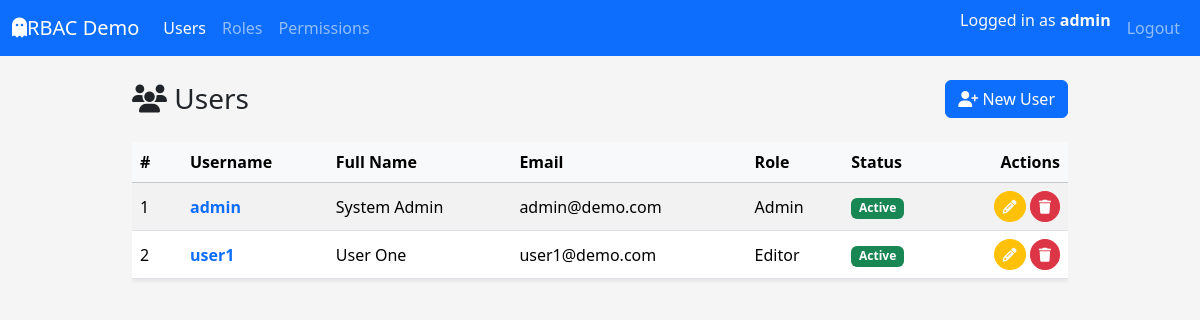
Before: /users/ (signed in) with the older database file.
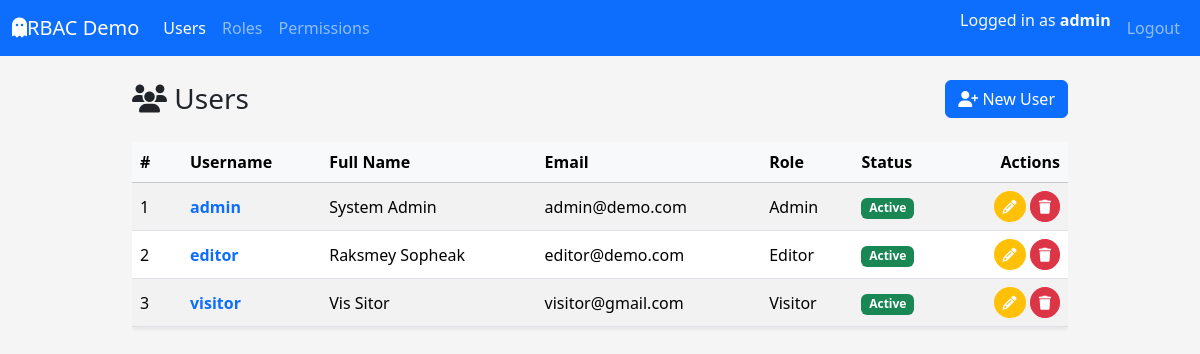
After: the same page with the newer database file.
### app/models/user.py (models this page shows, shortened)
class UserTable(UserMixin,db.Model):
    __tablename__ = "tbl_users"
    id = db.Column(db.Integer, primary_key=True)
    username = db.Column(db.String(80), unique=True, nullable=False)
    email = db.Column(db.String(120), unique=True, nullable=False)
    fullname = db.Column(db.String(120), nullable=False)
    is_active = db.Column(db.Boolean, default=True, nullable=False)
    password_hash = db.Column(db.String(255), nullable=False)
    created_at = db.Column(db.DateTime, default=datetime.utcnow, nullable=False)
    updated_at = db.Column(
        db.DateTime, default=datetime.utcnow, onupdate=datetime.utcnow, nullable=False
    )
    roles = db.relationship("RoleTable", secondary=tbl_user_roles, back_populates="users")
    def get_permission_codes(self) -> set[str]:
        return {perm.code for role in self.roles for perm in role.permissions}
    def has_permission(self, permission_code: str) -> bool:
        return permission_code in self.get_permission_codes()

### app/models/role.py (models this page shows, shortened)
class RoleTable(db.Model):
    __tablename__ = "tbl_roles"
    id = db.Column(db.Integer, primary_key=True)
    name = db.Column(db.String(80), unique=True, nullable=False)
    description = db.Column(db.String(255))
    created_at = db.Column(db.DateTime, default=datetime.utcnow, nullable=False)
    updated_at = db.Column(
        db.DateTime, default=datetime.utcnow, onupdate=datetime.utcnow, nullable=False
    )
    users = db.relationship("UserTable", secondary=tbl_user_roles, back_populates="roles")
    permissions = db.relationship("PermissionTable", secondary=tbl_role_permissions, back_populates="roles")

### app/routes/user_routes.py (the view)
@user_bp.route("/")
@login_required
@permission_required(Perm.USER_READ)
def index():
    users = UserService.get_all_users()
    return render_template("users/index.html", users=users)

### app/services/user_service.py (called while the page is built)
    @staticmethod
    def get_all_users() -> List[UserTable]:
        return UserTable.query.order_by(UserTable.id.asc()).all()

### app/templates/users/index.html (shortened to what this page needs)
{% extends "layouts/base.html" %}  {% block content %}
<div class="d-flex justify-content-between align-items-center mb-4">
  <h1 class="h3 mb-0"><i class="fa-solid fa-users"></i> Users</h1>
  {% if current_user.has_permission('user.create') %}
  <a href="{{ url_for('tbl_users.create') }}" class="btn btn-primary">
    <i class="fa-solid fa-user-plus"></i> New User
  </a>
  {% endif %}
</div>
{% if users %}
<div class="table-responsive">
  <table
    class="table table-striped table-hover align-middle shadow-sm"
  >
    <thead class="table-light">
      <tr>
        <th style="width: 50px">#</th>
        <th>Username</th>
        <th>Full Name</th>
        <th>Email</th>
        <th>Role</th>
        <th>Status</th>
        <th class="text-end">Actions</th>
      </tr>
    </thead>
    <tbody>
      {% for user in users %}
      <tr>
        <td>{{ loop.index }}</td>
        <td>
          <a
            href="{{ url_for('tbl_users.detail', user_id=user.id) }}"
            class="text-decoration-none fw-semibold"
            >{{ user.username }}</a
          >
        </td>
        <td>{{ user.fullname }}</td>
        <td>{{ user.email }}</td>
        <td>
        {% if user.roles %}
          {{ user.roles[0].name }}
        {% else %}
          <span class="text-muted">No role</span>
        {% endif %}
        </td>
        <td>
          {% if user.is_active %}
          <span class="badge bg-success">Active</span>
          {% else %}
          <span class="badge bg-secondary">Inactive</span>
          {% endif %}
        </td>
        <td class="text-end">
          {% if current_user.has_permission('user.update') %}
          <a href="{{ url_for('tbl_users.edit', user_id=user.id) }}"
             class="btn btn-sm btn-warning rounded-circle text-light"
             title="Edit">
            <i class="fa-solid fa-pencil"></i>
          </a>
          {% endif %}
          {% if current_user.has_permission('user.delete') %}
          <a href="{{ url_for('tbl_users.delete_confirm', user_id=user.id) }}"
             class="btn btn-sm btn-danger rounded-circle"
             title="Delete">
            <i class="fa-solid fa-trash"></i>
          </a>
          {% endif %}
        </td>
      </tr>
      {% endfor %}
    </tbody>
  </table>
</div>
{% endif %} {% endblock %}

### app/templates/layouts/base.html (shortened to what this page needs)
<!doctype html>
<html lang="en">
  <head>
    <link
      href="https://cdn.jsdelivr.net/npm/bootstrap@5.3.8/dist/css/bootstrap.min.css"
      rel="stylesheet"
    />
    <link
      rel="stylesheet"
      href="{{ url_for('static', filename='css/style.css') }}"
    />
  </head>
  <body>
    <nav class="navbar navbar-expand-lg navbar-dark bg-primary mb-4">
      <div class="container-fluid">
        <a class="navbar-brand" href="#">
          <i class="fa-solid fa-ghost"></i>RBAC Demo
        </a>
        <div class="collapse navbar-collapse" id="navbarMain">
          <ul class="navbar-nav me-auto mb-2 mb-lg-0">
            {% if current_user.is_authenticated and
            current_user.has_permission(perm.USER_READ) %}
            <li class="nav-item">
              <a
                class="nav-link {% if request.blueprint == 'tbl_users' %}active{% endif %}"
                href="{{ url_for('tbl_users.index') }}"
                >Users</a
              >
            </li>
            {% endif %}
            {% if current_user.is_authenticated and
            current_user.has_permission(perm.ROLE_READ) %}
            <li class="nav-item">
              <a
                class="nav-link {% if request.blueprint == 'tbl_roles' %}active{% endif %}"
                href="{{ url_for('tbl_roles.index') }}"
                >Roles</a
              >
            </li>
            {% endif %}
            {% if current_user.is_authenticated and
            current_user.has_permission(perm.PERM_READ) %}
            <li class="nav-item">
              <a
                class="nav-link {% if request.blueprint == 'tbl_perms' %}active{% endif %}"
                href="{{ url_for('tbl_perms.index') }}"
                >Permissions</a
              >
            </li>
            {% endif %}
          </ul>
          <ul class="navbar-nav ms-auto mb-2 mb-lg-0">
            {% if current_user.is_authenticated %}
            <li class="nav-item">
              <span class="navbar-text me-2 text-light">
                Logged in as <strong>{{ current_user.username }}</strong>
              </span>
            </li>
            <li class="nav-item">
              <a href="{{ url_for('auth.logout') }}" class="nav-link">Logout</a>
            </li>
            {% else %}
            <li class="nav-item">
              <a href="{{ url_for('auth.login') }}" class="nav-link">Login</a>
            </li>
            {% endif %}
          </ul>
        </div>
      </div>
    </nav>
    <main class="container">
       {% block content %}{% endblock %}
    </main>
  </body>
</html>

Changed rows visible on the page:
changed UserTable "Editor": username "user1" → "editor"; fullname "User One" → "Raksmey Sopheak"; email "user1@demo.com" → "editor@demo.com"
added UserTable: username "visitor", fullname "Vis Sitor", email "visitor@gmail.com", name "Visitor", is_active "Active"
